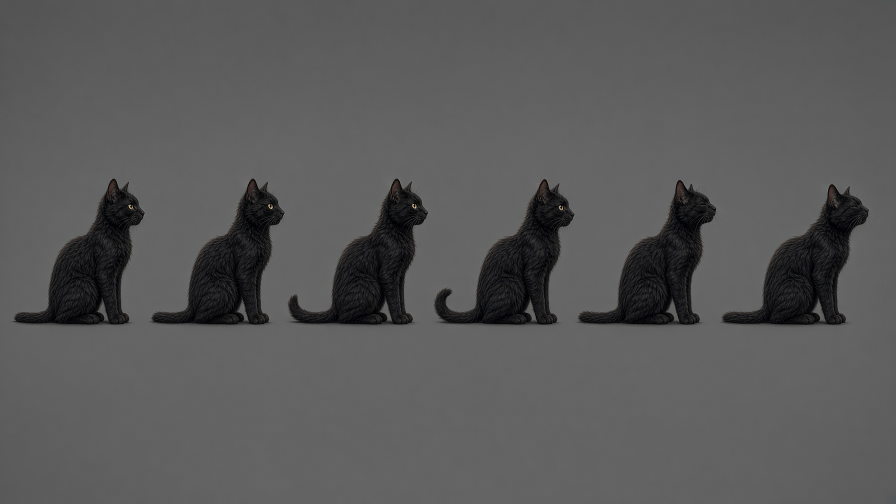
#> input picture assets/art-source/nemici/gatto/idle.jpg, 1792 x 1008 px (shown at 1/2 size); its folder holds 7 pictures in this run
$ python gatto_cut.py
#> lines starting #> are read from the running program, lines starting #| are printed output that depends on the picture; after the words box and inside, x2 and y2 are one past the last pixel; in counts of white or black regions, pixels touching at a corner belong together
#!/usr/bin/env python3
"""Ritaglia le pose del gatto dai fogli Grok (sfondo grigio piatto) e ne fa fotogrammi allineati.

Per ogni foglio in assets/art-source/nemici/gatto/:
  1. separa il gatto dallo sfondo (il gatto è molto più scuro del grigio);
  2. trova le singole figure (componenti connesse), in ordine di lettura: righe dall'alto, poi da sinistra;
  3. prende le pose elencate in CLIPS, le mette su una tela comune con i piedi sulla stessa linea.

Uscita in --out (predefinito src/assets/art/enemies/gatto_frames): <clip>.png (atlante a 4 colonne) e
animations.json nello stesso formato di Ferruccio. In --preview (fuori dal progetto Godot):
<clip>.gif alla velocità del gioco e foglio.png con tutte le clip affiancate.

Uso: python -X utf8 tools/art/gatto_cut.py
Richiede numpy, scipy, Pillow.
"""
import argparse
import json
import math
from pathlib import Path

import numpy as np
from PIL import Image
from scipy import ndimage

ROOT = Path(__file__).resolve().parents[2]
SRC = ROOT / "assets/art-source/nemici/gatto"

# clip -> (foglio, indici delle figure in ordine di lettura, fps, loop, specchia)
CLIPS = {
    "idle": ("idle.jpg", [0, 1, 2, 3, 4, 5], 12, True, False),
    "walk": ("walk.jpg", [0, 1, 2, 3, 4, 5, 6], 12, True, False),
    "chase": ("chase.jpg", [0, 1, 2, 3, 4, 5, 6, 7], 30, True, False),
    "notice": ("notice_turn.jpg", [0, 1, 3], 24, False, True),
    "jump": ("jump.jpg", [0, 1, 2, 3, 4, 5, 6, 7], 24, False, False),
    "hurt": ("hurt.jpg", [1, 2, 3, 4, 5], 24, False, False),
    # Atterraggio: dal foglio del salto se manca il video (pose 7 e 8).
    "land": ("jump.jpg", [6, 7], 24, False, False),
    # Preavviso e balzo: dal foglio dell'attacco se mancano i video.
    "windup": ("attack.jpg", [0, 1, 2], 24, False, False),
    "pounce": ("attack.jpg", [3, 4, 5], 24, False, False),
}

# Cicli estratti dai video Grok (tools/art/video_cycle.py): cartella dei fotogrammi RGBA, fps, passo
# (1 = tutti i fotogrammi, 2 = uno su due).
# Sostituiscono il foglio della clip; ogni fotogramma è già ritagliato sullo stesso riquadro.
VIDEO_ROOT = ROOT.parent / ".tools/gatto-video"
VIDEO = {
    "walk": (VIDEO_ROOT / "camminata/ciclo", 24, 1),
    "chase": (VIDEO_ROOT / "corsa/ciclo", 24, 1),
    # Riposo: ciclo di 4 s preso a un fotogramma su due (12 fps) per tenere piccolo l'atlante.
    "idle": (VIDEO_ROOT / "riposo/ciclo", 12, 2),
    # Salto dal video, diviso come gli stati del gioco: volo (jump) e atterraggio (land).
    "jump": (VIDEO_ROOT / "salto/volo", 24, 1),
    "land": (VIDEO_ROOT / "salto/atterraggio", 24, 1),
    "hurt": (VIDEO_ROOT / "colpito/colpo", 24, 1),
    # Attacco dal video, diviso come gli stati del gioco: preavviso (crouch) e balzo (pounce).
    "windup": (VIDEO_ROOT / "attacco/preavviso", 24, 1),
    "pounce": (VIDEO_ROOT / "attacco/balzo", 24, 1),
}
# Clip video che si allineano sui piedi fotogramma per fotogramma: lo spostamento del gatto nel
# video (salita, rinculo, slancio) in gioco lo fa già la fisica.
FEET_ALIGN = {"jump", "land", "hurt", "windup", "pounce"}

# Pose intermedie (foglio, indici): si intercalano dopo ogni posa approvata della clip.
# Con il doppio delle pose la corsa sale a 30 fps: ciclo di circa mezzo secondo.
INTER = {
    "chase": ("chase_inter.jpg", [0, 1, 2, 3, 4, 5, 6, 7]),
    # Salto dai fogli (se manca il video): 8 pose + 7 intermedie = 15.
    "jump": ("jump_inter.jpg", [0, 1, 2, 3, 4, 5, 6]),
}

# Fogli con due righe di figure: si legge prima la riga in alto. Gli altri sono a riga unica.
TWO_ROWS = {"walk.jpg", "chase.jpg", "notice_turn.jpg", "hurt.jpg"}

CELL = 512         # lato della tela di ogni fotogramma
FEET_Y = 470        # riga dei piedi nella tela (come Ferruccio: 11/12 dell'altezza)
DARKER = 28         # quanto un pixel deve essere più scuro dello sfondo per essere gatto
MIN_AREA = 4000     # figure più piccole sono scie, polvere o testo


def figures(path, two_rows):
#> called with two_rows = False
    im = Image.open(path).convert("RGB")
#> im is the input picture: PIL image 1792x1008 RGB; mean R, G, B 88.9, 88.9, 89
    a = np.asarray(im).astype(np.int16)
    lum = a.mean(axis=2)
    border = np.concatenate([lum[:20].ravel(), lum[-20:].ravel(), lum[:, :20].ravel(), lum[:, -20:].ravel()])
    bg = np.median(border)
#> bg = 92
    # Niente riempimento dei buchi: gli spazi tra le zampe sono sfondo, non gatto.
    mask = ndimage.binary_closing(lum < bg - DARKER, iterations=1)
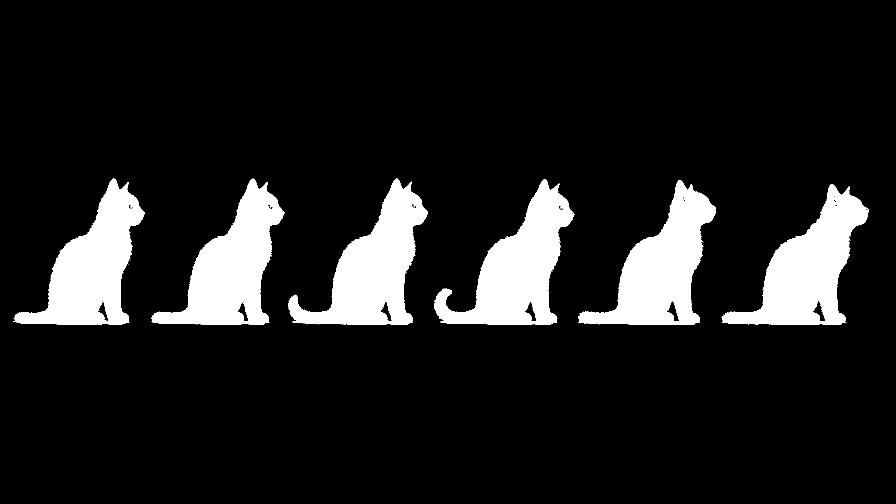
#> mask: shape (1008, 1792) bool (shown at 1/2 size); 11.5% white; 9 white regions (3 under 20 px), largest, box (x1, y1, x2, y2) and area: (868, 358, 1149, 650) 35381, (576, 357, 856, 650) 35197, (1443, 368, 1737, 650) 35032, (1156, 360, 1432, 650) 34430, (302, 357, 569, 650) 34315, (26, 357, 289, 650) 34153
    # Figure che si toccano: si separano sui nuclei erosi, poi ogni pixel va al nucleo più vicino.
    cores, n = ndimage.label(ndimage.binary_erosion(mask, iterations=7))
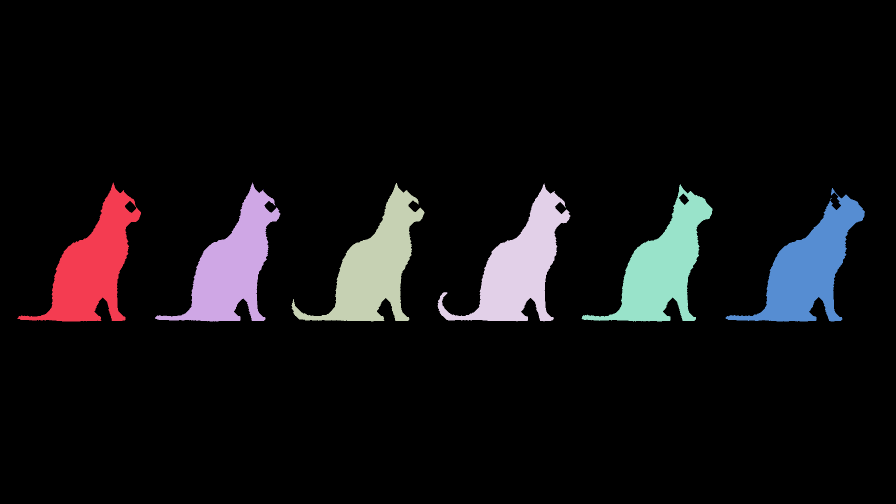
#> cores: shape (1008, 1792) int32 (shown at 1/2 size); 14 distinct labels, from 0 to 13; one colour per label, 0 black
#> n = 13
    _, (iy, ix) = ndimage.distance_transform_edt(cores == 0, return_indices=True)
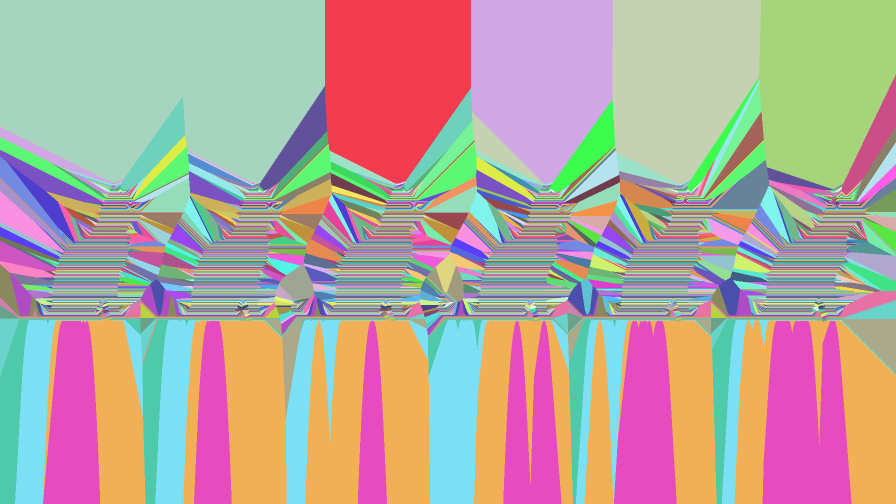
#> iy: shape (1008, 1792) int32 (shown at 1/2 size); 278 distinct labels, from 365 to 642; one colour per label, 0 black
    labels = np.where(mask, cores[iy, ix], 0)
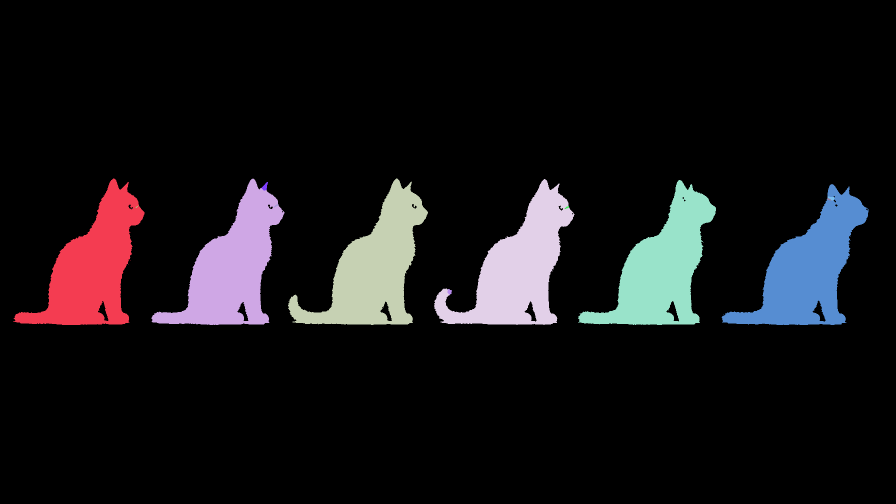
#> labels: shape (1008, 1792) int32 (shown at 1/2 size); 14 distinct labels, from 0 to 13; one colour per label, 0 black
    figs = []
    for i, sl in enumerate(ndimage.find_objects(labels), start=1):
        if sl is None:
            continue
        area = int((labels[sl] == i).sum())
        if area < MIN_AREA:
            continue
        figs.append({"id": i, "sl": sl, "area": area,
                     "cy": (sl[0].start + sl[0].stop) / 2, "cx": (sl[1].start + sl[1].stop) / 2})
#> this loop made 13 passes
#> area on passes 1 to 8: 34145, 34170, 35198, 35281, 34430, 34938, 117, 71
#> after the loop, figs = 6 items
    # Figure larghe quasi il doppio della mediana sono due pose che si toccano: si tagliano nella
    # colonna più vuota della loro parte centrale.
    if len(figs) > 2:
        med_w = float(np.median([f["sl"][1].stop - f["sl"][1].start for f in figs]))
#> med_w = 278
        next_id = int(labels.max()) + 1
#> next_id = 14
        for f in list(figs):
            sl = f["sl"]
            w = sl[1].stop - sl[1].start
            if w < med_w * 1.7:
                continue
            own = labels[sl] == f["id"]
            cols = own.sum(axis=0)
            lo, hi = int(w * 0.3), int(w * 0.7)
            cut_x = sl[1].start + lo + int(np.argmin(cols[lo:hi]))
            right = (labels == f["id"]) & (np.arange(labels.shape[1])[None, :] >= cut_x)
            labels[right] = next_id
            figs.remove(f)
            for lid in (f["id"], next_id):
                part = ndimage.find_objects((labels == lid).astype(int))[0]
                figs.append({"id": lid, "sl": part, "area": int((labels == lid).sum()),
                             "cy": (part[0].start + part[0].stop) / 2, "cx": (part[1].start + part[1].stop) / 2})
            next_id += 1
#> this loop made 6 passes
#> w on passes 1 to 6: 263, 267, 280, 281, 276, 294
#> after the loop, next_id = 14
        figs = [f for f in figs if f["area"] >= MIN_AREA]
    # Ordine di lettura: con due righe prima quella in alto (metà superiore del foglio), poi da sinistra.
    half = lum.shape[0] / 2
    key = (lambda f: (f["cy"] >= half, f["cx"])) if two_rows else (lambda f: f["cx"])
    return im, lum, labels, sorted(figs, key=key), bg


def cut(im, lum, labels, f, bg):
    """Ritaglio RGBA della figura. L'alfa cresce con lo scarto dallo sfondo: l'ombra a terra,
    poco più scura del grigio, resta quasi trasparente; il pelo nero è pieno."""
    sl = f["sl"]
    rgb = np.asarray(im)[sl].copy()
    own = labels[sl] == f["id"]
    inside = ndimage.binary_dilation(own, iterations=2)
    # Interno pieno: i riflessi chiari del pelo e la sfocatura della corsa non diventano trasparenti.
    # Solo la fascia di bordo sfuma con lo scarto dallo sfondo (antialias, ombra a terra quasi invisibile).
    # I riflessi più chiari restano fuori dalla maschera e lasciano buchi piccoli nel pelo: si chiudono
    # solo quelli piccoli, non gli spazi tra le zampe o sotto la coda.
    holes, nh = ndimage.label(ndimage.binary_fill_holes(own) & ~own)
    sizes = ndimage.sum(np.ones_like(holes), holes, range(1, nh + 1)) if nh else []
    small = np.isin(holes, [i + 1 for i, s in enumerate(sizes) if s < 1500])
    solid = own | small
    core = ndimage.binary_erosion(solid, iterations=3)
    inside = inside | small
    diff = bg - lum[sl]
    edge = np.clip((diff - DARKER * 0.6) / (DARKER * 1.4), 0.0, 1.0)
    alpha = np.where(core, 1.0, edge) * inside
    return Image.fromarray(np.dstack([rgb, (alpha * 255).astype(np.uint8)]), "RGBA")


def solid_area(piece):
    return int((np.asarray(piece)[:, :, 3] > 128).sum())


def main():
    ap = argparse.ArgumentParser()
    ap.add_argument("--out", type=Path, default=ROOT / "src/assets/art/enemies/gatto_frames")
    ap.add_argument("--preview", type=Path, default=ROOT.parent / ".tools/gatto-preview")
    args = ap.parse_args()
    args.out.mkdir(parents=True, exist_ok=True)
    args.preview.mkdir(parents=True, exist_ok=True)
    meta = {"size": CELL, "feet": [CELL / 2, FEET_Y], "height_pixels": None, "clips": {}}
    report = []
    rows_img = []

    def load(sheet, picks, mirror):
        im, lum, labels, figs, bg = figures(SRC / sheet, sheet in TWO_ROWS)
#> figs = 6 items; bg = 92
        report.append(f"{sheet} -> {len(figs)} figure trovate, uso {picks}")
        out = []
        for k in picks:
            if k >= len(figs):
                report.append(f"  ATTENZIONE: figura {k} mancante in {sheet}")
                continue
            piece = cut(im, lum, labels, figs[k], bg)
            out.append(piece.transpose(Image.FLIP_LEFT_RIGHT) if mirror else piece)
#> this loop made 6 passes
#> (nh in cut, sizes in cut) on passes 1 to 6: (5, [28, 1, 8, 10, 332]), (3, [39, 5, 348]), (2, [41, 367]), (3, [36, 5, 389]), (3, [8, 8, 416]), (3, [14, 8, 428])
#> pass 1, in cut, `rgb = np.asarray(im)[sl].copy()`:
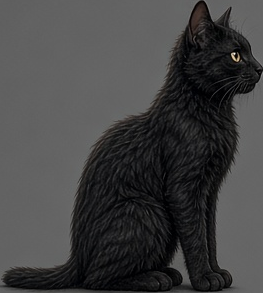
#> rgb: shape (293, 263, 3); mean R, G, B 66.1, 65.9, 66.3
#> pass 1, in cut, `holes, nh = ndimage.label(ndimage.binary_fill_holes(own) & ~own)`:
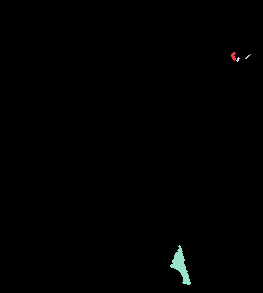
#> holes: shape (293, 263) int32; 6 distinct labels, from 0 to 5; one colour per label, 0 black
#> after the loop:
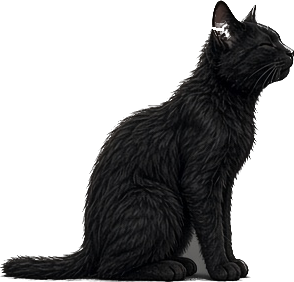
#> piece: PIL image 294x282 RGBA; mean R, G, B, A 68.3, 68.2, 68.6, 107.1; transparent parts drawn white
#> after the loop, out = 6 items; report = 1 item
        return out

    # Primo passo: ritagli grezzi di ogni clip, come coppie (pezzo, foglio di provenienza).
    # Con un foglio di intermedie (INTER) le pose si alternano: approvata, intermedia, approvata...
    raw = {}
    for clip, (sheet, picks, fps, loop, mirror) in CLIPS.items():
        if clip in VIDEO and VIDEO[clip][0].is_dir():
            folder = VIDEO[clip][0]
            files = sorted(folder.glob("*.png"))[::VIDEO[clip][2]]
            report.append(f"{clip}: video {folder} -> {len(files)} fotogrammi")
            pieces = [Image.open(p).convert("RGBA") for p in files]
            if clip in FEET_ALIGN:
                # Il video contiene lo spostamento verticale (il gatto sale nell'inquadratura), ma in gioco
                # il corpo sale già per la fisica: ogni fotogramma si ritaglia sulla sua sagoma, così i
                # piedi restano sulla riga dei piedi.
                pieces = [p.crop(p.getchannel("A").point(lambda v: 255 if v > 40 else 0).getbbox()) for p in pieces]
            # Altrimenti il riquadro del video è comune a tutti i fotogrammi: i piedi del ciclo restano fermi.
            raw[clip] = [(p, str(folder)) for p in pieces]
            continue
        base = [(p, sheet) for p in load(sheet, picks, mirror)]
#> base = 6 items
        if clip in INTER:
            isheet, ipicks = INTER[clip]
            inter = [(p, isheet) for p in load(isheet, ipicks, mirror)]
            merged = []
            for i, b in enumerate(base):
                merged.append(b)
                if i < len(inter):
                    merged.append(inter[i])
            base = merged
        raw[clip] = base
#> pass 2 of the loop in main, `for clip, (sheet, picks, fps, loop, mirror) in CLIPS.items():`:
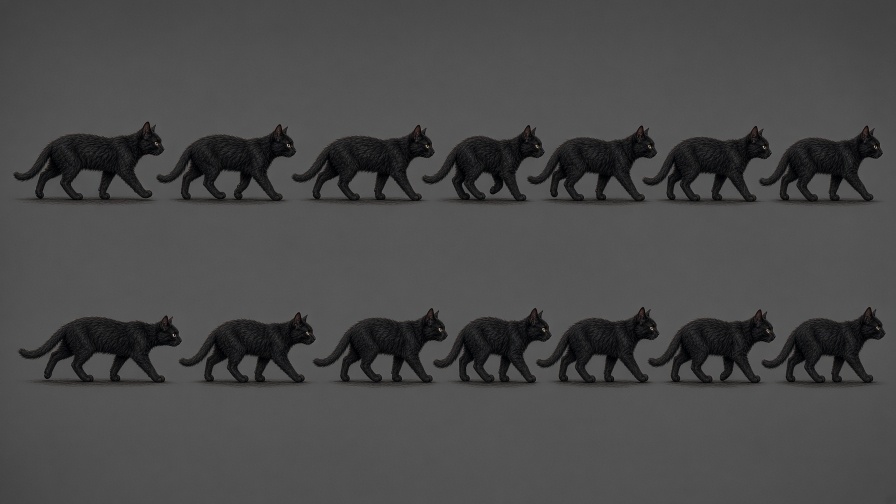
#> input picture assets/art-source/nemici/gatto/walk.jpg, 1792 x 1008 px (shown at 1/2 size)
#> in figures, im is the input picture: PIL image 1792x1008 RGB; mean R, G, B 72.4, 72.3, 72.3
#> in figures (call 2), `bg = np.median(border)`: bg = 75
#> n = 122
#> the loop in figures (call 2), `for i, sl in enumerate(ndimage.find_objects(labels), start=1):` made 122 passes
#> area on passes 1 to 4: 21463, 17693, 17628, 19481
#> after the loop in figures (call 2), `for i, sl in enumerate(ndimage.find_objects(labels), start=1):`: figs = 14 items
#> med_w = 249
#> in figures (call 2), `next_id = int(labels.max()) + 1`: next_id = 123
#> the loop in figures (call 2), `for f in list(figs):` made 14 passes
#> w on passes 1 to 4: 281, 238, 249, 265
#> in load (call 2), `im, lum, labels, figs, bg = figures(SRC / sheet, sheet in TWO_ROWS)`: figs = 14 items; bg = 75
#> the loop in load (call 2), `for k in picks:` made 7 passes
#> (nh in cut, sizes in cut) on passes 1 to 4: (7, [5, 5, 5, 11, 5, 8, 5]), (5, [8, 5, 5, 8, 5]), (9, [10, 5, 8, 12, 5, 5, 8, 5, 8]), (7, [8, 5, 8, 8, 5, 2128, 5])
#> pass 1, in cut (call 7), `holes, nh = ndimage.label(ndimage.binary_fill_holes(own) & ~own)`:
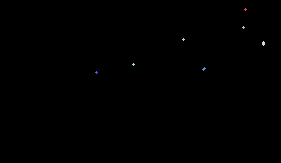
#> holes: shape (163, 281) int32; 8 distinct labels, from 0 to 7; one colour per label, 0 black
#> after the loop in load (call 2), `for k in picks:`:
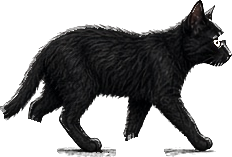
#> piece: PIL image 232x157 RGBA; mean R, G, B, A 52.3, 52, 52.3, 115.1; transparent parts drawn white
#> after the loop in load (call 2), `for k in picks:`: out = 7 items; report = 2 items
#> in main, `base = [(p, sheet) for p in load(sheet, picks, mirror)]`: base = 7 items

    # Grok non usa la stessa scala in ogni foglio. La superficie del gatto cambia poco con la posa,
    # quindi ogni foglio viene scalato perché la sua superficie mediana sia quella della camminata.
    by_sheet = {}
    for ps in raw.values():
        for p, s in ps:
            by_sheet.setdefault(s, []).append(solid_area(p))
    ref_area = float(np.median(by_sheet[raw["walk"][0][1]]))
    sheet_scale = {s: math.sqrt(ref_area / float(np.median(a))) for s, a in by_sheet.items()}
    # Riduzione comune perché la posa più grande stia nella tela.
    biggest = max(max(p.size) * sheet_scale[s] for ps in raw.values() for p, s in ps)
    fit = min(1.0, (CELL - 24) / biggest)

    for clip, (sheet, picks, fps, loop, mirror) in CLIPS.items():
        report.append(f"  scala {clip}: {sheet_scale[raw[clip][0][1]] * fit:.3f}, {len(raw[clip])} fotogrammi")
        frames = []
        for piece, src_sheet in raw[clip]:
            k_scale = sheet_scale[src_sheet] * fit
            w, h = piece.size
            piece = piece.resize((max(1, int(w * k_scale)), max(1, int(h * k_scale))), Image.LANCZOS)
            w, h = piece.size
            canvas = Image.new("RGBA", (CELL, CELL))
            canvas.alpha_composite(piece, (int(CELL / 2 - w / 2), int(FEET_Y - h)))
            frames.append(canvas)
        if clip == "walk":
            # Altezza di riferimento per il gioco: il gatto in piedi della camminata, dai piedi alle orecchie.
            bbox = frames[0].getchannel("A").point(lambda v: 255 if v > 128 else 0).getbbox()
            meta["height_pixels"] = float(bbox[3] - bbox[1])
        cols = 4
        atlas = Image.new("RGBA", (CELL * cols, CELL * math.ceil(len(frames) / cols)))
        for i, fr in enumerate(frames):
            atlas.paste(fr, ((i % cols) * CELL, (i // cols) * CELL))
        atlas.save(args.out / f"{clip}.png")
        previews = []
        for fr in frames:
            bg_img = Image.new("RGBA", fr.size, "#26303c")
            bg_img.alpha_composite(fr)
            previews.append(bg_img.convert("RGB"))
        previews[0].save(args.preview / f"{clip}.gif", save_all=True, append_images=previews[1:],
                         duration=round(1000 / fps), loop=0)
        if clip in VIDEO and VIDEO[clip][0].is_dir():
            fps = VIDEO[clip][1]
        meta["clips"][clip] = {"frames": len(frames), "fps": fps, "loop": loop, "columns": cols}
        row = Image.new("RGB", (256 * 8, 256), "#26303c")
        for i, p in enumerate(previews[:8]):
            row.paste(p.resize((256, 256)), (i * 256, 0))
        rows_img.append(row)
    sheet = Image.new("RGB", (256 * 8, 256 * len(rows_img)))
    for i, r in enumerate(rows_img):
        sheet.paste(r, (0, i * 256))
    sheet.save(args.preview / "foglio.png")
    (args.out / "animations.json").write_text(json.dumps(meta, indent=2) + "\n", encoding="utf8")
    print("\n".join(report))


if __name__ == "__main__":
#> (the run stopped early here; a loop or call above may not have finished)
